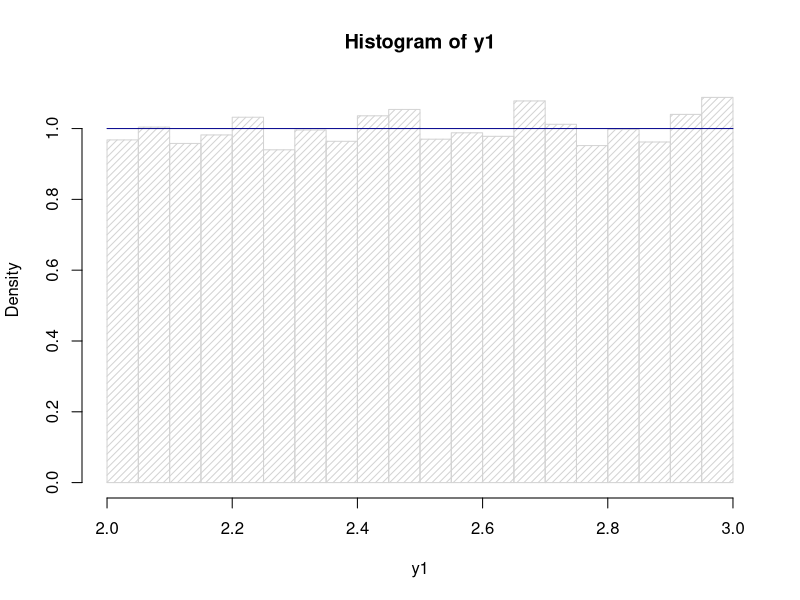
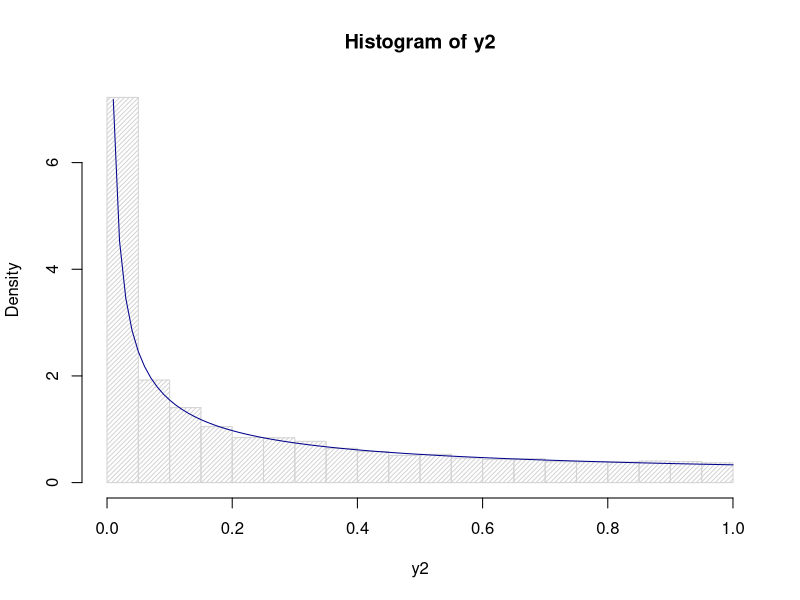
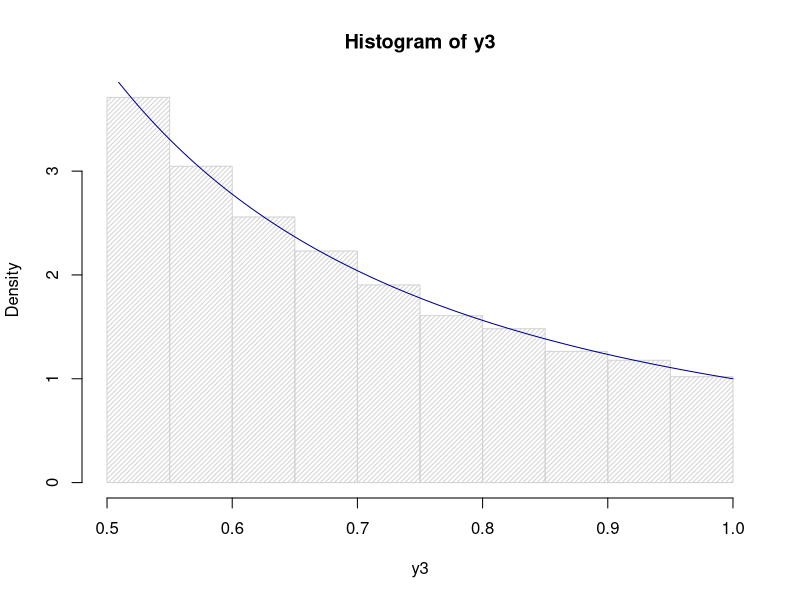
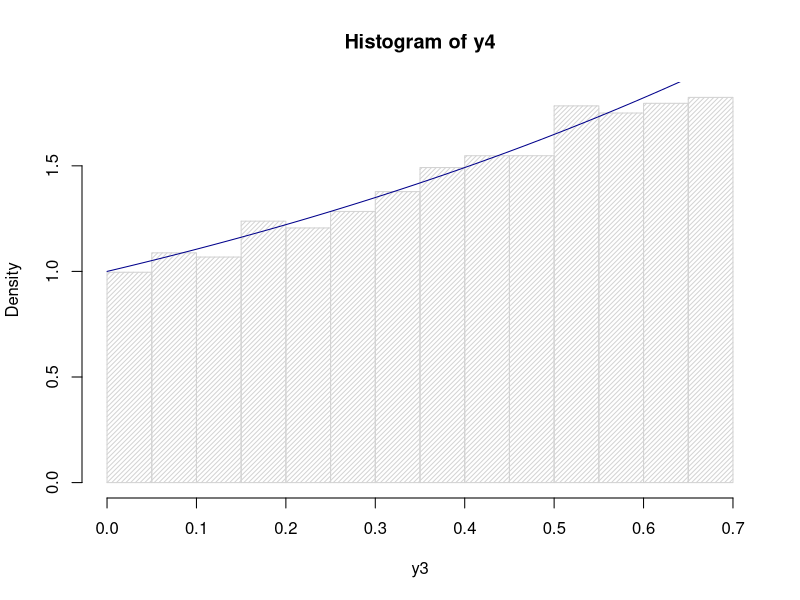

These figures' R source, in order:
## ---- chunk 1
#p=0.5
1-pbinom(3,7,0.5)
#p=0.6
1-pbinom(3,7,0.6)
#p=0.7
1-pbinom(3,7,0.7)
## ---- chunk 2
#p=0.6
i=1
while (1-pbinom(i,2*i+1,0.6)<0.95){
  i=i+1
}
i
## ---- chunk 3
#n=67
1-pbinom(33,67,0.6)
## ---- chunk 4
set.seed(2021)
u<-runif(10000,0,1)
y1<-u+2
y2<-u^3
y3<-1/(u+1)
y4<-log(u+1)
hist(y1, freq = FALSE, xlab = 'y1', density = 20)
segments(x0=2,y0=1,x1=3,y1=1,col="darkblue")
## ---- chunk 5
hist(y2, freq = FALSE, xlab = 'y2',density=30)
curve((1/3)*((x)^(-2/3)),0,1,col="darkblue",add=TRUE)
## ---- chunk 6
hist(y3, freq =FALSE, xlab = 'y3',density=30)
curve(1/(x^2),1/2,1,col="darkblue",add=TRUE)
## ---- chunk 7
hist(y4, freq =FALSE, xlab = 'y3',density=30)
curve(exp(x),0,log(2),col="darkblue",add=TRUE)
## ---- chunk 8
set.seed(2021)
mean(sample(1:6,10,replace=TRUE))
var(sample(1:6,10,replace=TRUE))
## ---- chunk 9
mean(sample(1:6,1000,replace=TRUE))
var(sample(1:6,1000,replace=TRUE))
